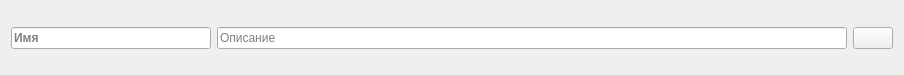
<?xml version="1.0" encoding="UTF-8"?>
<ui version="4.0">
 <class>Form</class>
 <widget class="QWidget" name="Form">
  <property name="geometry">
   <rect>
    <x>0</x>
    <y>0</y>
    <width>904</width>
    <height>76</height>
   </rect>
  </property>
  <property name="windowTitle">
   <string>Form</string>
  </property>
  <property name="styleSheet">
   <string notr="true">QLineEdir{
	padding: 7px;
	border-radius: 5px;
}

#Form{
	border-bottom: 1px solid lightgray;
}</string>
  </property>
  <layout class="QVBoxLayout" name="verticalLayout">
   <item>
    <layout class="QHBoxLayout" name="horizontalLayout_2">
     <item>
      <widget class="QLineEdit" name="LE_Name">
       <property name="sizePolicy">
        <sizepolicy hsizetype="Fixed" vsizetype="Fixed">
         <horstretch>0</horstretch>
         <verstretch>0</verstretch>
        </sizepolicy>
       </property>
       <property name="minimumSize">
        <size>
         <width>200</width>
         <height>0</height>
        </size>
       </property>
       <property name="maximumSize">
        <size>
         <width>16777215</width>
         <height>16777215</height>
        </size>
       </property>
       <property name="font">
        <font>
         <bold>true</bold>
        </font>
       </property>
       <property name="text">
        <string/>
       </property>
       <property name="placeholderText">
        <string>Имя</string>
       </property>
      </widget>
     </item>
     <item>
      <widget class="QLineEdit" name="LE_Des">
       <property name="placeholderText">
        <string>Описание</string>
       </property>
      </widget>
     </item>
     <item>
      <widget class="QPushButton" name="PB_Delete">
       <property name="text">
        <string/>
       </property>
       <property name="icon">
        <iconset>
         <normalon>:/images/delete.png</normalon>
        </iconset>
       </property>
      </widget>
     </item>
    </layout>
   </item>
  </layout>
 </widget>
 <resources/>
 <connections/>
</ui>
